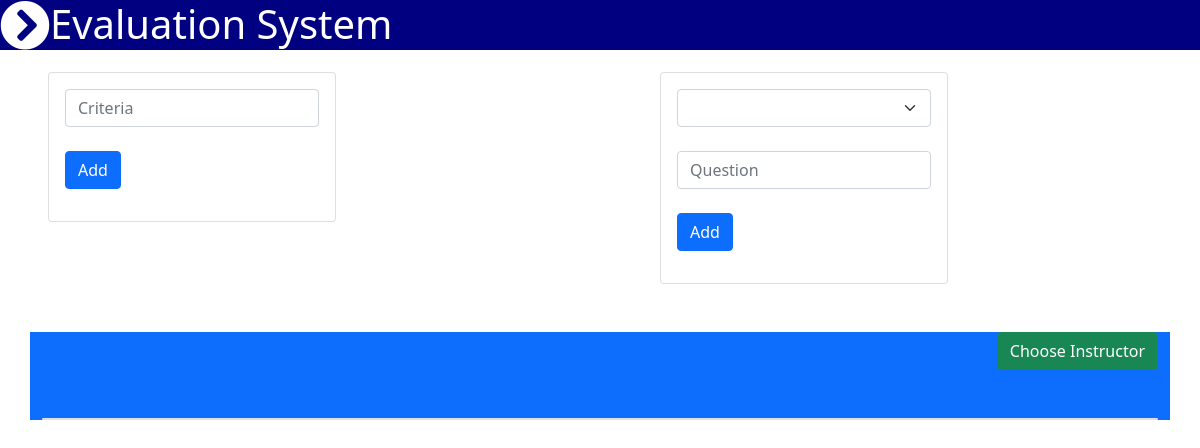
Page /question-list.php (signed in) on the earlier database version.
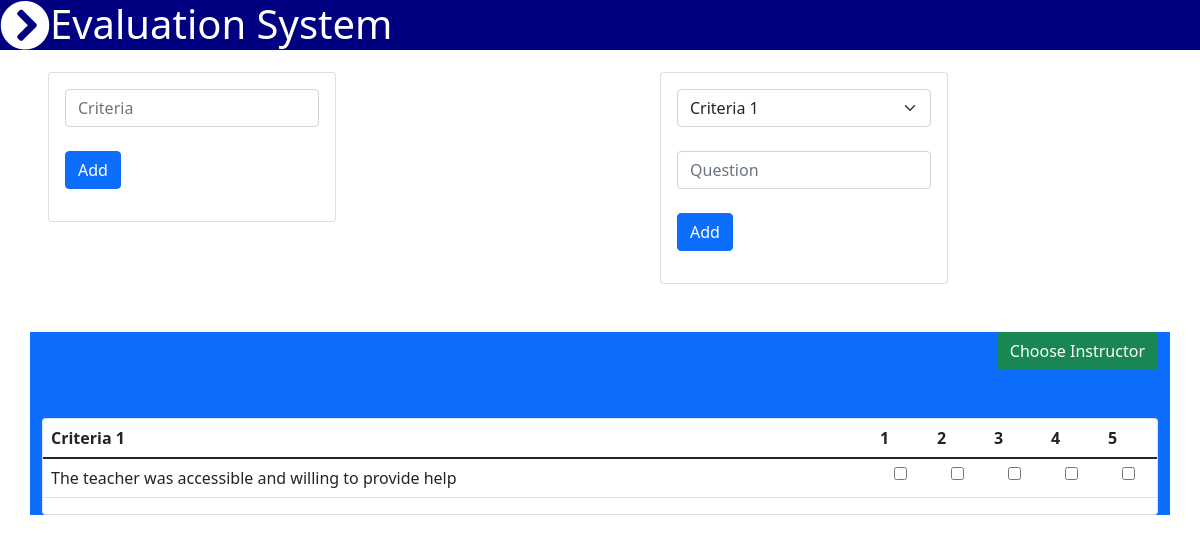
Same page on the later database version.
### tables this page shows
CREATE TABLE `criteria` (
  `id` int(30) NOT NULL,
  `criteria` varchar(30) NOT NULL
);

CREATE TABLE `questions` (
  `id` int(30) NOT NULL,
  `criteria_id` int(30) NOT NULL,
  `question` varchar(255) NOT NULL
);

### question-list.php (the view)
<?php include_once'navbar.php'; ?>
<body>
    <div class="row">
        <div class="col">
            <div class="container p-4 my-4 mx-4">
                <div class="card" style="width: 18rem;">
                    <div class="card-body">
                        <form action="add-criteria.php" method="post">
                        <div class="row">
                            <div class="col">
                                    <input type="text" class="form-control" placeholder="Criteria" name="criteria"><br>
                                    <button type="submit" class="btn btn-primary">Add</button>
                            </div>
                            </div>
                        </form>
                    </div>
                </div>
            </div>
        </div>
        <div class="col">
            <div class="container p-4 my-4 mx-4">
                <div class="card" style="width: 18rem;">
                    <div class="card-body">
                        <form action="add-question.php" method="post">
                        <div class="row">
                            <div class="col">
                                <select class="form-select" name="criteriaid" id="">
                                <?php include_once'koneksyon.php';
                                    $view = "SELECT * FROM criteria";
                                    $res = mysqli_query($koneksyon, $view);
                                    while($row = mysqli_fetch_array($res)){
                                ?>
                                    <option value="<?php echo $row['id']; ?>"> <?php echo $row['criteria']; ?> </option>
                                    <?php } ?>
                                </select><br>
                                    <input type="text" class="form-control" placeholder="Question" name="question"><br>
                                    <button type="submit" class="btn btn-primary">Add</button>
                            </div>
                        </div>
                        </form>
                    </div>
                </div>
            </div>
        </div>
    </div>
    <div class="container bg-primary">
            <div class="d-grid gap-2 d-md-flex justify-content-md-end">
                <a type="button" class="btn btn-success" href="eval-instructor.php">
                Choose Instructor
                </a>
            </div>
                    <div class="card my-5">
                    <?php
                        $qryview = "SELECT * FROM criteria";
                        $result = mysqli_query($koneksyon, $qryview);
                            while($row = mysqli_fetch_array($result)) {
                        ?>
                        <table class="table">
                            <thead>
                                <tr>
                                    <th scope="col"><?php echo $row['criteria']; ?></th>
                                    <th>1</th>
                                    <th>2</th>
                                    <th>3</th>
                                    <th>4</th>
                                    <th>5</th>
                                </tr>
                            </thead>
                            <tbody>
                            <?php
                                $tanong = "SELECT * FROM questions where criteria_id = {$row['id']}";
                                $resulta = mysqli_query($koneksyon, $tanong);
                                while($row1 = mysqli_fetch_array($resulta)){
                                    ?>
                                    <tr>
                                        <td><?php echo $row1['question']; ?></td>
                                        <?php for($c=1;$c<=5;$c++): ?>
                                            <td class="text-center">
                                                    <input type="checkbox" <?php echo $c == 5 ? : '' ?> value="<?php echo $c ?>">
                                            </td>
                                        <?php endfor; ?>
                                    </tr>
                                    <?php } ?>
                            </tbody>
                        </table>
                        <?php } ?>
                    </div>
    </div>
</body>

Differences in the rows shown:
added criteria: criteria "Criteria 1"
added questions: question "The teacher was accessible and willing to provide help"
Other differences:
form field criteriaid: (not shown) → "Criteria 1"
